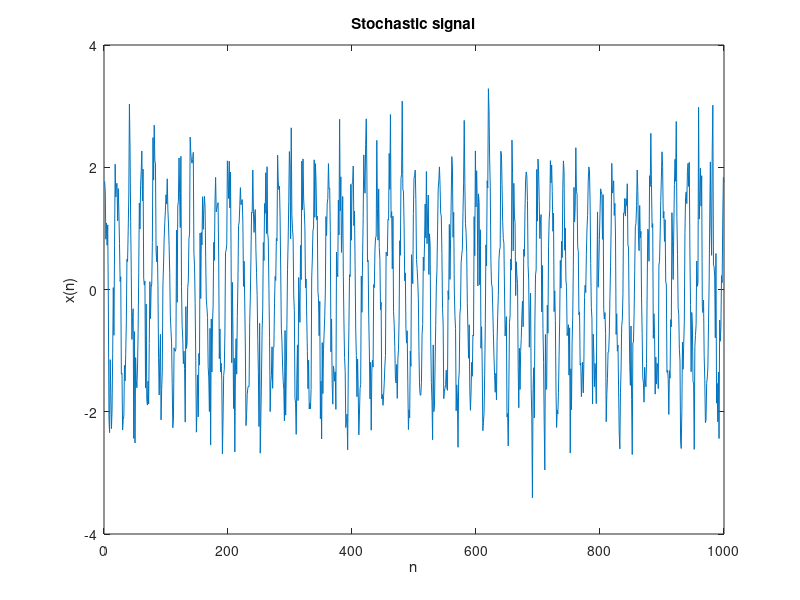

The MATLAB script that drew this image:
fs = 200; 
T = 1/fs; 
D = 0.25;
n = 0:1000-1;
r = randn(size(n))*sqrt(D);    
s = 1.8*cos(20*pi*n*T);        
x = s + r;                     
figure(21)
plot(x);
title('Stochastic signal')
xlabel('n'), ylabel('x(n)')
fprintf('Mv(s) = %4.3g\n', mean(s))
fprintf('D(s) = %4.3g\n', var(s))
fprintf('Mv(r) = %4.3g\n', mean(r))
fprintf('D(r) = %4.3g\n', var(r))
fprintf('Mv(x) = %4.3g\n', mean(x))
fprintf('D(x) = %4.3g\n', var(x))